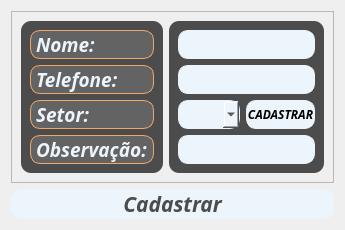
                      <widget class="QWidget" name="CAD_1">
                       <layout class="QVBoxLayout" name="verticalLayout_26">
                        <item>
                         <widget class="QFrame" name="frame_29">
                          <property name="frameShape">
                           <enum>QFrame::StyledPanel</enum>
                          </property>
                          <property name="frameShadow">
                           <enum>QFrame::Raised</enum>
                          </property>
                          <layout class="QHBoxLayout" name="horizontalLayout_18">
                           <item>
                            <widget class="QFrame" name="frame_8">
                             <property name="styleSheet">
                              <string notr="true">background-color: rgb(76, 76, 76);
border-radius: 10px;
border: none;</string>
                             </property>
                             <property name="frameShape">
                              <enum>QFrame::StyledPanel</enum>
                             </property>
                             <property name="frameShadow">
                              <enum>QFrame::Raised</enum>
                             </property>
                             <layout class="QVBoxLayout" name="verticalLayout_9">
                              <item>
                               <widget class="QLabel" name="label_12">
                                <property name="sizePolicy">
                                 <sizepolicy hsizetype="Preferred" vsizetype="Minimum">
                                  <horstretch>0</horstretch>
                                  <verstretch>0</verstretch>
                                 </sizepolicy>
                                </property>
                                <property name="maximumSize">
                                 <size>
                                  <width>16777215</width>
                                  <height>30</height>
                                 </size>
                                </property>
                                <property name="font">
                                 <font>
                                  <family>Source Code Pro</family>
                                  <pointsize>14</pointsize>
                                  <weight>75</weight>
                                  <italic>true</italic>
                                  <bold>true</bold>
                                 </font>
                                </property>
                                <property name="styleSheet">
                                 <string notr="true">color: rgb(237, 245, 252);
border-color: rgb(240, 168, 104);
border-radius: 10px;
border-style: solid;
border-width: 1px;
background-color: rgb(99, 99, 99);</string>
                                </property>
                                <property name="text">
                                 <string>Nome:</string>
                                </property>
                               </widget>
                              </item>
                              <item>
                               <widget class="QLabel" name="label_13">
                                <property name="maximumSize">
                                 <size>
                                  <width>16777215</width>
                                  <height>30</height>
                                 </size>
                                </property>
                                <property name="font">
                                 <font>
                                  <family>Source Code Pro</family>
                                  <pointsize>14</pointsize>
                                  <weight>75</weight>
                                  <italic>true</italic>
                                  <bold>true</bold>
                                 </font>
                                </property>
                                <property name="styleSheet">
                                 <string notr="true">color: rgb(237, 245, 252);
border-color: rgb(240, 168, 104);
border-radius: 10px;
border-style: solid;
border-width: 1px;
background-color: rgb(99, 99, 99);</string>
                                </property>
                                <property name="text">
                                 <string>Telefone:</string>
                                </property>
                               </widget>
                              </item>
                              <item>
                               <widget class="QLabel" name="label_14">
                                <property name="maximumSize">
                                 <size>
                                  <width>16777215</width>
                                  <height>30</height>
                                 </size>
                                </property>
                                <property name="font">
                                 <font>
                                  <family>Source Code Pro</family>
                                  <pointsize>14</pointsize>
                                  <weight>75</weight>
                                  <italic>true</italic>
                                  <bold>true</bold>
                                 </font>
                                </property>
                                <property name="styleSheet">
                                 <string notr="true">color: rgb(237, 245, 252);
border-color: rgb(240, 168, 104);
border-radius: 10px;
border-style: solid;
border-width: 1px;
background-color: rgb(99, 99, 99);</string>
                                </property>
                                <property name="text">
                                 <string>Setor:</string>
                                </property>
                               </widget>
                              </item>
                              <item>
                               <widget class="QLabel" name="label_15">
                                <property name="maximumSize">
                                 <size>
                                  <width>16777215</width>
                                  <height>30</height>
                                 </size>
                                </property>
                                <property name="font">
                                 <font>
                                  <family>Source Code Pro</family>
                                  <pointsize>14</pointsize>
                                  <weight>75</weight>
                                  <italic>true</italic>
                                  <bold>true</bold>
                                 </font>
                                </property>
                                <property name="styleSheet">
                                 <string notr="true">color: rgb(237, 245, 252);
border-color: rgb(240, 168, 104);
border-radius: 10px;
border-style: solid;
border-width: 1px;
background-color: rgb(99, 99, 99);</string>
                                </property>
                                <property name="text">
                                 <string>Observação:</string>
                                </property>
                               </widget>
                              </item>
                             </layout>
                            </widget>
                           </item>
                           <item>
                            <widget class="QFrame" name="frame_7">
                             <property name="sizePolicy">
                              <sizepolicy hsizetype="Expanding" vsizetype="Preferred">
                               <horstretch>0</horstretch>
                               <verstretch>0</verstretch>
                              </sizepolicy>
                             </property>
                             <property name="styleSheet">
                              <string notr="true">background-color: rgb(76, 76, 76);
border-radius: 10px;
border: none;</string>
                             </property>
                             <property name="frameShape">
                              <enum>QFrame::StyledPanel</enum>
                             </property>
                             <property name="frameShadow">
                              <enum>QFrame::Raised</enum>
                             </property>
                             <layout class="QVBoxLayout" name="verticalLayout_10">
                              <item>
                               <widget class="QLineEdit" name="lineEdit">
                                <property name="sizePolicy">
                                 <sizepolicy hsizetype="Expanding" vsizetype="Minimum">
                                  <horstretch>0</horstretch>
                                  <verstretch>0</verstretch>
                                 </sizepolicy>
                                </property>
                                <property name="minimumSize">
                                 <size>
                                  <width>0</width>
                                  <height>0</height>
                                 </size>
                                </property>
                                <property name="maximumSize">
                                 <size>
                                  <width>16777215</width>
                                  <height>30</height>
                                 </size>
                                </property>
                                <property name="styleSheet">
                                 <string notr="true">background-color: rgb(237, 245, 252);
border-style: solid;
border-width: 1px;
border-color: rgb(237, 245, 252);
</string>
                                </property>
                               </widget>
                              </item>
                              <item>
                               <widget class="QLineEdit" name="lineEdit_2">
                                <property name="sizePolicy">
                                 <sizepolicy hsizetype="Expanding" vsizetype="Minimum">
                                  <horstretch>0</horstretch>
                                  <verstretch>0</verstretch>
                                 </sizepolicy>
                                </property>
                                <property name="maximumSize">
                                 <size>
                                  <width>16777215</width>
                                  <height>30</height>
                                 </size>
                                </property>
                                <property name="styleSheet">
                                 <string notr="true">background-color: rgb(237, 245, 252);
border-style: solid;
border-width: 1px;
border-color: rgb(237, 245, 252);
</string>
                                </property>
                               </widget>
                              </item>
                              <item>
                               <layout class="QHBoxLayout" name="horizontalLayout_16">
                                <item>
                                 <widget class="QComboBox" name="comboBox">
                                  <property name="sizePolicy">
                                   <sizepolicy hsizetype="Expanding" vsizetype="Minimum">
                                    <horstretch>0</horstretch>
                                    <verstretch>0</verstretch>
                                   </sizepolicy>
                                  </property>
                                  <property name="maximumSize">
                                   <size>
                                    <width>16777215</width>
                                    <height>30</height>
                                   </size>
                                  </property>
                                  <property name="styleSheet">
                                   <string notr="true">background-color: rgb(237, 245, 252);
border-style: solid;
border-width: 1px;
border-color: rgb(237, 245, 252);</string>
                                  </property>
                                 </widget>
                                </item>
                                <item>
                                 <widget class="QPushButton" name="pushButton_3">
                                  <property name="sizePolicy">
                                   <sizepolicy hsizetype="Minimum" vsizetype="Minimum">
                                    <horstretch>0</horstretch>
                                    <verstretch>0</verstretch>
                                   </sizepolicy>
                                  </property>
                                  <property name="maximumSize">
                                   <size>
                                    <width>16777215</width>
                                    <height>30</height>
                                   </size>
                                  </property>
                                  <property name="font">
                                   <font>
                                    <family>Source Sans Pro Black</family>
                                    <weight>75</weight>
                                    <italic>true</italic>
                                    <bold>true</bold>
                                   </font>
                                  </property>
                                  <property name="styleSheet">
                                   <string notr="true">background-color: rgb(237, 245, 252);
border-style: solid;
border-width: 1px;
border-color: rgb(237, 245, 252);
</string>
                                  </property>
                                  <property name="text">
                                   <string>CADASTRAR</string>
                                  </property>
                                 </widget>
                                </item>
                               </layout>
                              </item>
                              <item>
                               <widget class="QLineEdit" name="lineEdit_3">
                                <property name="sizePolicy">
                                 <sizepolicy hsizetype="Expanding" vsizetype="Minimum">
                                  <horstretch>0</horstretch>
                                  <verstretch>0</verstretch>
                                 </sizepolicy>
                                </property>
                                <property name="maximumSize">
                                 <size>
                                  <width>16777215</width>
                                  <height>30</height>
                                 </size>
                                </property>
                                <property name="styleSheet">
                                 <string notr="true">background-color: rgb(237, 245, 252);
border-style: solid;
border-width: 1px;
border-color: rgb(237, 245, 252);
</string>
                                </property>
                               </widget>
                              </item>
                             </layout>
                            </widget>
                           </item>
                          </layout>
                         </widget>
                        </item>
                        <item>
                         <widget class="QPushButton" name="pushButton">
                          <property name="sizePolicy">
                           <sizepolicy hsizetype="Minimum" vsizetype="Maximum">
                            <horstretch>0</horstretch>
                            <verstretch>0</verstretch>
                           </sizepolicy>
                          </property>
                          <property name="maximumSize">
                           <size>
                            <width>16777215</width>
                            <height>40</height>
                           </size>
                          </property>
                          <property name="font">
                           <font>
                            <family>Source Code Pro Black</family>
                            <pointsize>16</pointsize>
                            <weight>75</weight>
                            <italic>true</italic>
                            <bold>true</bold>
                           </font>
                          </property>
                          <property name="styleSheet">
                           <string notr="true">background-color: rgb(237, 245, 252);
border-radius: 10px;
color: rgb(76, 76, 76);</string>
                          </property>
                          <property name="text">
                           <string>Cadastrar</string>
                          </property>
                         </widget>
                        </item>
                       </layout>
                      </widget>
